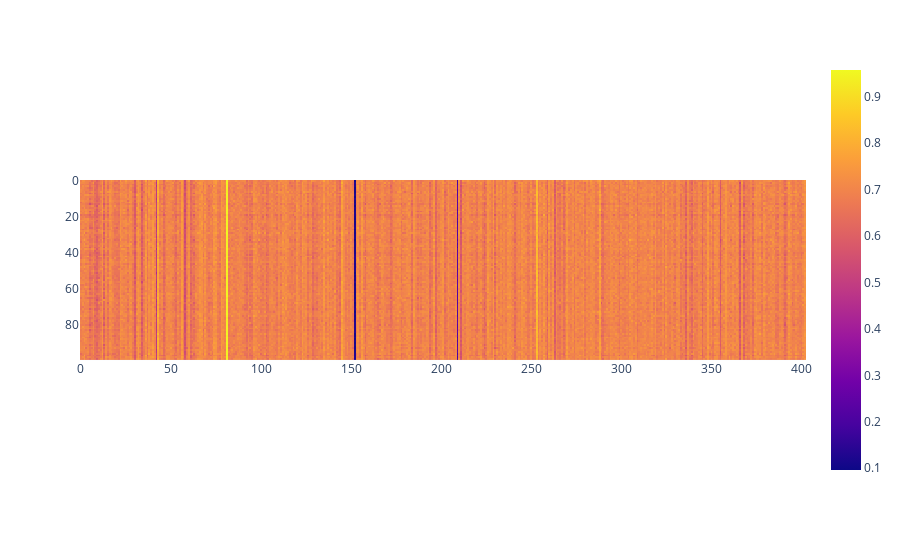

This figure's notebook cell:
### Code cell
px.imshow(model_predictions)

### Figure 1 — Plotly figure (JSON) as saved in the notebook; plotly's stock layout.template omitted (floating-point values rounded to 4 significant figures; data arrays with more than 128 entries replaced by an {"elided": "..."} marker saying what was removed)
{"data": [{"coloraxis": "coloraxis", "hovertemplate": "x: %{x}<br>y: %{y}<br>color: %{z}<extra></extra>", "name": "0", "type": "heatmap", "xaxis": "x", "yaxis": "y", "z": {"elided": "100x403 float values"}}], "layout": {"coloraxis": {"colorscale": [[0, "#0d0887"], [0.1111, "#46039f"], [0.2222, "#7201a8"], [0.3333, "#9c179e"], [0.4444, "#bd3786"], [0.5556, "#d8576b"], [0.6667, "#ed7953"], [0.7778, "#fb9f3a"], [0.8889, "#fdca26"], [1, "#f0f921"]]}, "margin": {"t": 60}, "xaxis": {"anchor": "y", "constrain": "domain", "domain": [0, 1], "scaleanchor": "y"}, "yaxis": {"anchor": "x", "autorange": "reversed", "constrain": "domain", "domain": [0, 1]}}}
